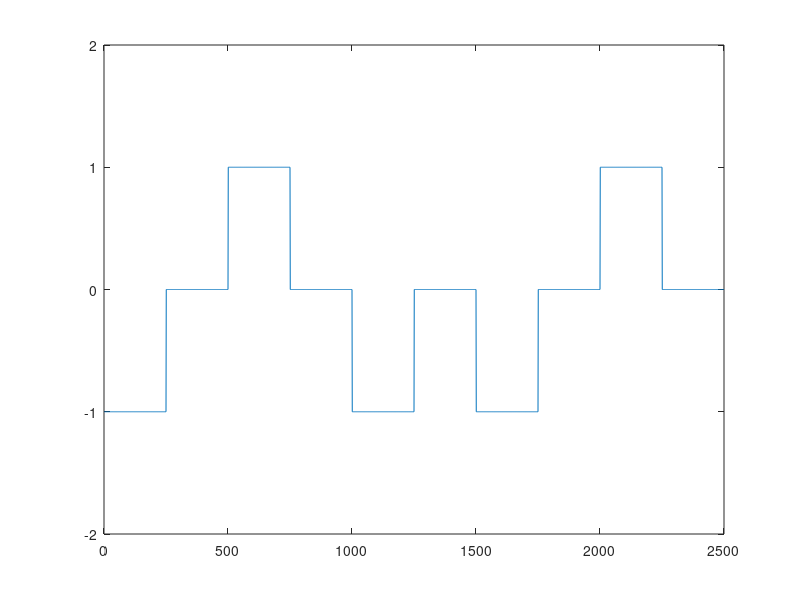

Recreate this plot in MATLAB.
clc; clear; close;

x = [0,1,0,0,1];
xx = zeros(1,length(x)*500);

v = 1;

for i=1:length(x)
    if x(i)==0
        v = -1;
    else
        v = 1;
    end
    for j=1:250
        xx((i-1)*500+j) = v;
    end
    for j=251:500
        xx((i-1)*500+j) = 0;
    end
end

plot(xx);
ylim([-2,2])